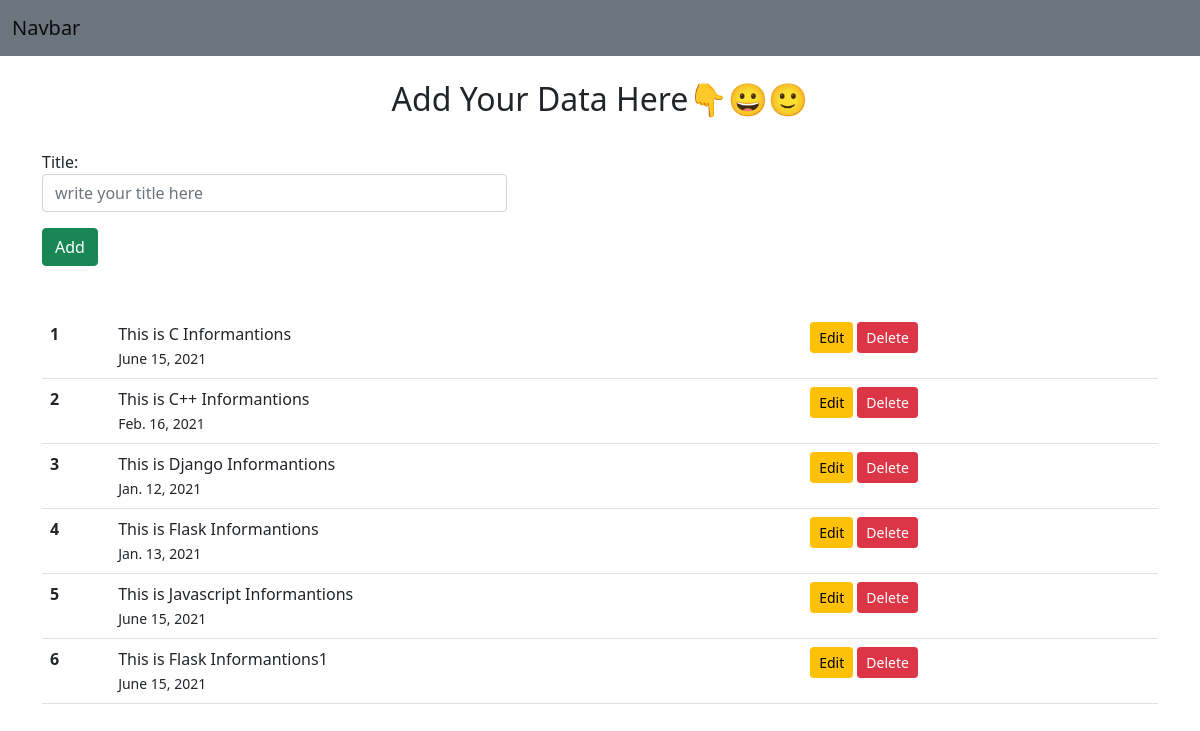
The page / on the database its author committed.
### todo/models.py (models this page shows)
class Post(models.Model):
    title = models.CharField(max_length=1000)
    date = models.DateField(auto_now_add=True)

### todo/views.py (the view)
# urls.py: 2. Add a URL to urlpatterns:  path('', views.home, name='home')
def home(request):
    if request.method == 'POST':
        form = Postform(request.POST)
        if form.is_valid():
            form.save()
            form = Postform()
    else:
        form = Postform()
    posts = Post.objects.all()
    return render(request, 'todo/home.html', {'posts' : posts, 'form':form})

### todo/forms.py
class Postform(forms.ModelForm):
    class Meta:
        model = Post
        fields = ['title']
        widgets = {'title': forms.TextInput(attrs={'class':'form-control col-sm-10', 'placeholder':'write your title here', 'date': forms.DateInput(attrs={'class': 'form-control'})})}

### todo/templates/todo/home.html (shortened to what this page needs)
<!DOCTYPE html>
{% load static %}
<html lang="en">
<head>
    <link rel="stylesheet" href="{% static 'todo/css/bootstrap.css' %}">
    <link rel="stylesheet" href="{% static 'todo/css/style.css' %}">
</head>
<body>
    <div>
        <nav class="navbar navbar-expand-lg navbar-light bg-secondary">
            <div class="container-fluid">
                <a class="navbar-brand" href="#">Navbar</a>
            </div>
        </nav>
        <div class="container">
            <div class="row">
                <div class="col-12">
                    <h2 class="text-center mt-4 mb-2">Add Your Data Here👇😀🙂</h2><br>
                </div>
            </div>
            <div class="row">
                <div>
                    <div class="col-sm-5">
                        <form action="" method="POST" class="form-inline">
                            {{form.as_p}}
                            <input type="submit" class="btn btn-success" value="Add">
                        </form><br><br>
                    </div>
                </div>
            </div>
            <table class="table ">
                <tbody>
                    {% if posts %}
                    {% for post in posts %}
                    <tr>
                        <th scope="row">{{post.id}}</th>
                        <td>{{post.title}}<br>
                            <small>{{post.date}}</small>
                        </td>
                        <td class="text-right"><a href="{% url 'update' post.id %}"><button type="submit" class="btn btn-warning btn-sm  nom">Edit</button></a>
                            <form action="{% url 'delete' post.id %}" method="POST" class="d-inline">
                                <input type="submit" class="btn btn-danger btn-sm" value="Delete">
                            </form>
                        </td>
                    </tr>
                    {% endfor %}
                    {% endif %}
                </tbody>
            </table>
        </div>
    </div>
</body>
</html>

### todo/static/todo/css/style.css (style rules this page uses)
body { margin: 0px; padding: 0px; }
.nom { margin-left: 12px; }

### rows shown on the page
Post: id "1", title "This is C Informantions", date "June 15, 2021"
Post: id "2", title "This is C++ Informantions", date "Feb. 16, 2021"
Post: id "3", title "This is Django Informantions", date "Jan. 12, 2021"
Post: id "4", title "This is Flask Informantions", date "Jan. 13, 2021"
Post: id "5", title "This is Javascript Informantions", date "June 15, 2021"
Post: id "6", title "This is Flask Informantions1", date "June 15, 2021"
